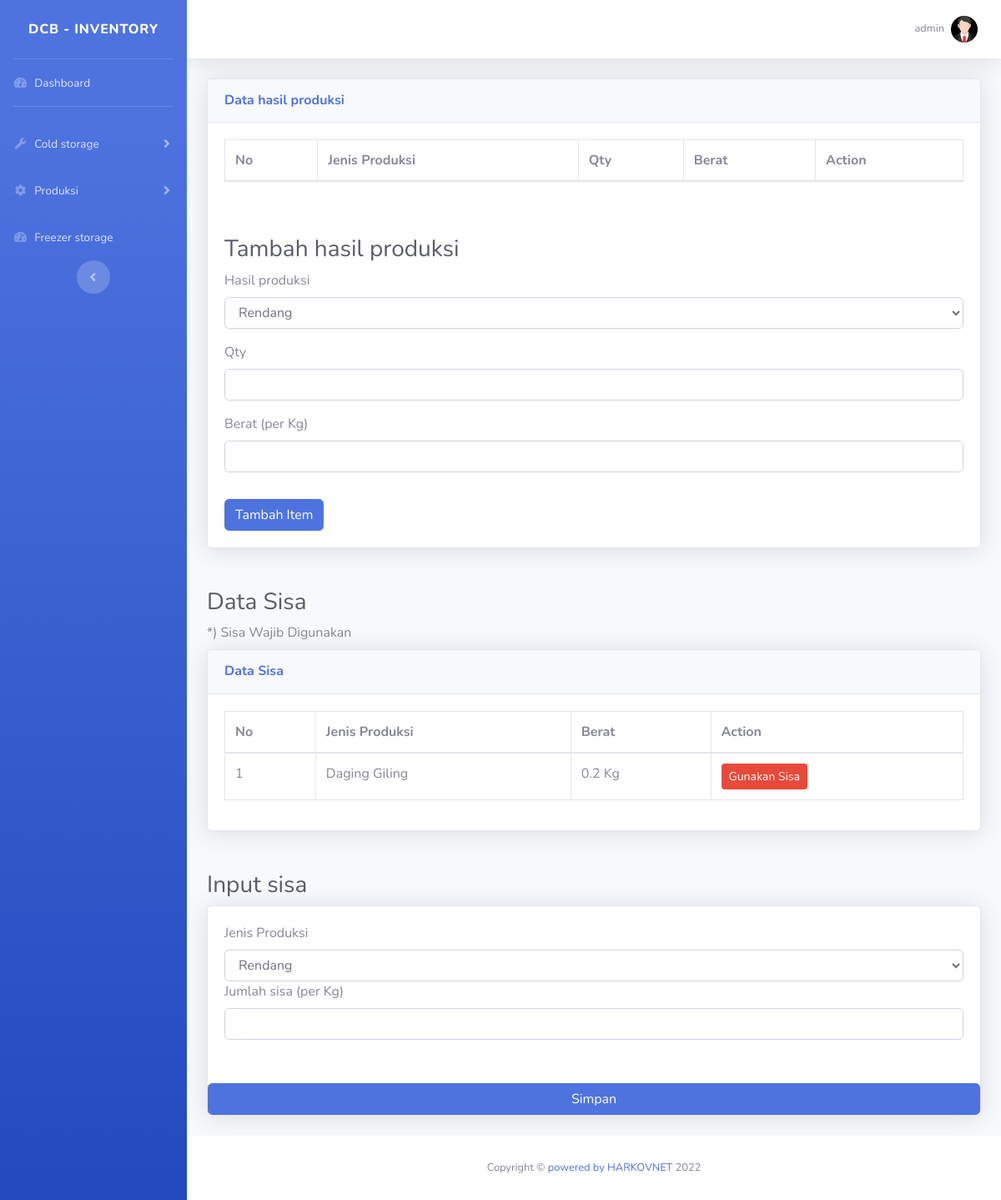
The page /Inventory/produksi/inputhasilproduksi.php (signed in) on the database as committed earlier.
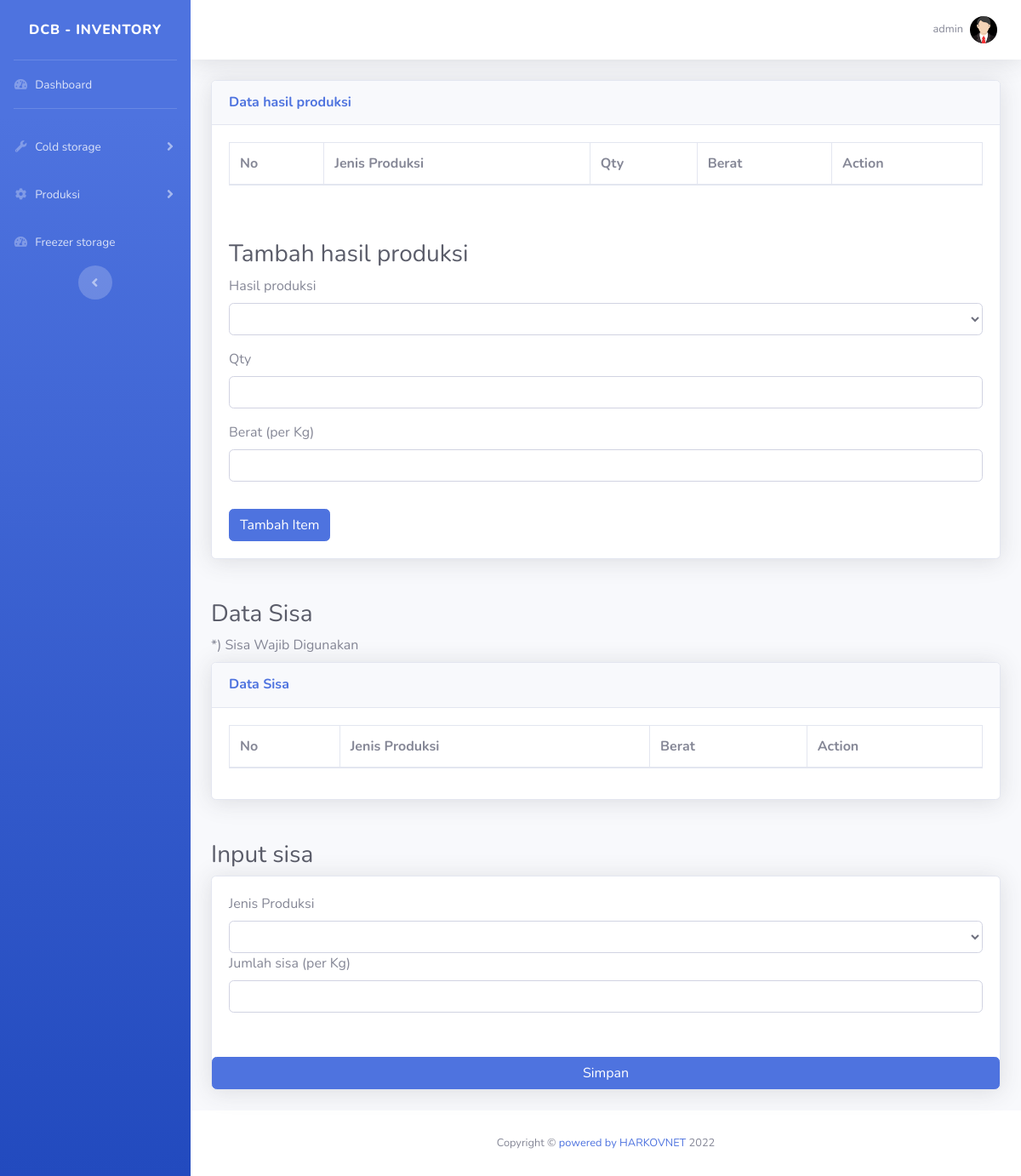
The same page on the database as committed later.
### tables this page shows
CREATE TABLE `sisa` (
  `id` int(11) NOT NULL,
  `nama` varchar(50) NOT NULL,
  `jumlahsisa` float NOT NULL
);

### Inventory/produksi/inputhasilproduksi.php (the view, shortened to what the changed rows need)
<!DOCTYPE html>
<?php
include '../../database.php';
?>
<html lang="en">
<head>
    <link rel="stylesheet" href="https://cdnjs.cloudflare.com/ajax/libs/font-awesome/5.15.1/css/all.min.css" />
    <link href="../../assets/css/sb-admin-2.min.css" rel="stylesheet">
</head>
<body id="page-top">
    <div id="wrapper">
        <div id="content-wrapper" class="d-flex flex-column">
            <div id="content">
                <div class="container-fluid">
                    <div class="card shadow mb-4">
                        <div class="card-body">
                            <div class="table-responsive">
                                <table class="table table-bordered" id="dataTable" width="100%" cellspacing="0">
                                    <thead>
                                        <tr>
                                            <th>No</th>
                                            <th>Jenis Produksi</th>
                                            <th>Qty</th>
                                            <th>Berat</th>
                                            <th>Action</th>
                                        </tr>
                                    </thead>
                                </table>
                            </div>
                            <form action="prosesinputhasilproduksi.php" method="post">
                                <div class="form-group">
                                    <label for="">Hasil produksi</label>
                                    <?php
                                    $query = "SELECT * FROM jenisproduksi";
                                    $result = mysqli_query($db, $query);
                                    echo "<select name='jenisproduksi' class='form-control'>";
                                    while ($row = mysqli_fetch_array($result)) {
                                        echo "<option value='" . $row['nama'] . "'>" . $row['nama'] . "</option>";
                                    }
                                    echo "</select>";
                                    ?>
                                </div>
                                    <?php
                                    $idku = $_GET['id'];
                                    ?>
                            </form>
                        </div>
                    </div>
                    <div class="card shadow mb-4">
                        <div class="card-body">
                            <div class="table-responsive">
                                <table class="table table-bordered" id="dataTable" width="100%" cellspacing="0">
                                    <thead>
                                        <tr>
                                            <th>No</th>
                                            <th>Jenis Produksi</th>
                                            <th>Berat</th>
                                            <th>Action</th>
                                        </tr>
                                    </thead>
                                    <tbody>
                                        <?php
                                        $no = 1;
                                        $query = mysqli_query($db, "SELECT * FROM sisa");
                                        while ($data = mysqli_fetch_array($query)) {
                                        ?>
                                            <tr>
                                                <td><?php echo $no++; ?></td>
                                                <td><?php echo $data['nama']; ?></td>
                                                <td><?php echo $data['jumlahsisa']; ?> Kg</td>
                                                <td>
                                                    <a href="deletesisa.php?id=<?php echo $data['id']; ?>&idku=<?php echo $idku; ?>" class="btn btn-danger btn-sm">Gunakan Sisa</a>
                                                </td>
                                            </tr>
                                        <?php
                                        }
                                        ?>
                                    </tbody>
                                </table>
                            </div>
                        </div>
                    </div>
                    <form action="kalkulasihasilproduksi.php" method="post">
                        <div class="card shadow">
                            <div class="card-body">
                                <div class="form-group">
                                    <label for="">Jenis Produksi</label>
                                    <?php
                                    $query = "SELECT * FROM jenisproduksi";
                                    $result = mysqli_query($db, $query);
                                    echo "<select name='jenisproduksisisa' class='form-control'>";
                                    while ($row = mysqli_fetch_array($result)) {
                                        echo "<option value='" . $row['nama'] . "'>" . $row['nama'] . "</option>";
                                    }
                                    echo "</select>";
                                    ?>
                                <div class="form-group">
                                    <label for="">Jumlah sisa (per Kg)</label>
                                    <input type="text" class="form-control" name="jumlahsisa" required>
                                </div>
                            </div>
                        </div>
                    </form>
                </div>
            </div>
        </div>
    </div>
</body>
</html>

Rows that differ between the two databases and show on the page:
removed sisa: nama "Daging Giling", jumlahsisa "0.2"
Other text that changed with them:
form field jenisproduksi: "Rendang" → (not shown)
form field jenisproduksisisa: "Rendang" → (not shown)
